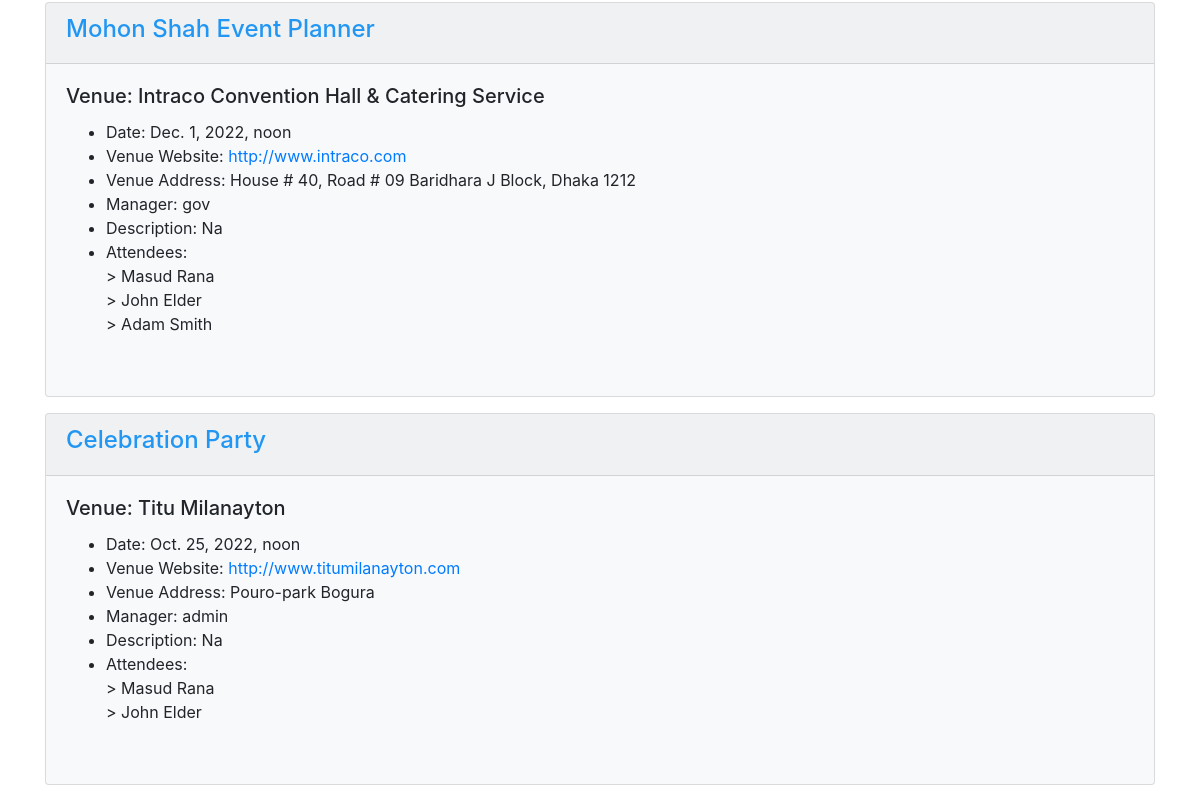
Page /events/ (lower part) on the earlier database version.
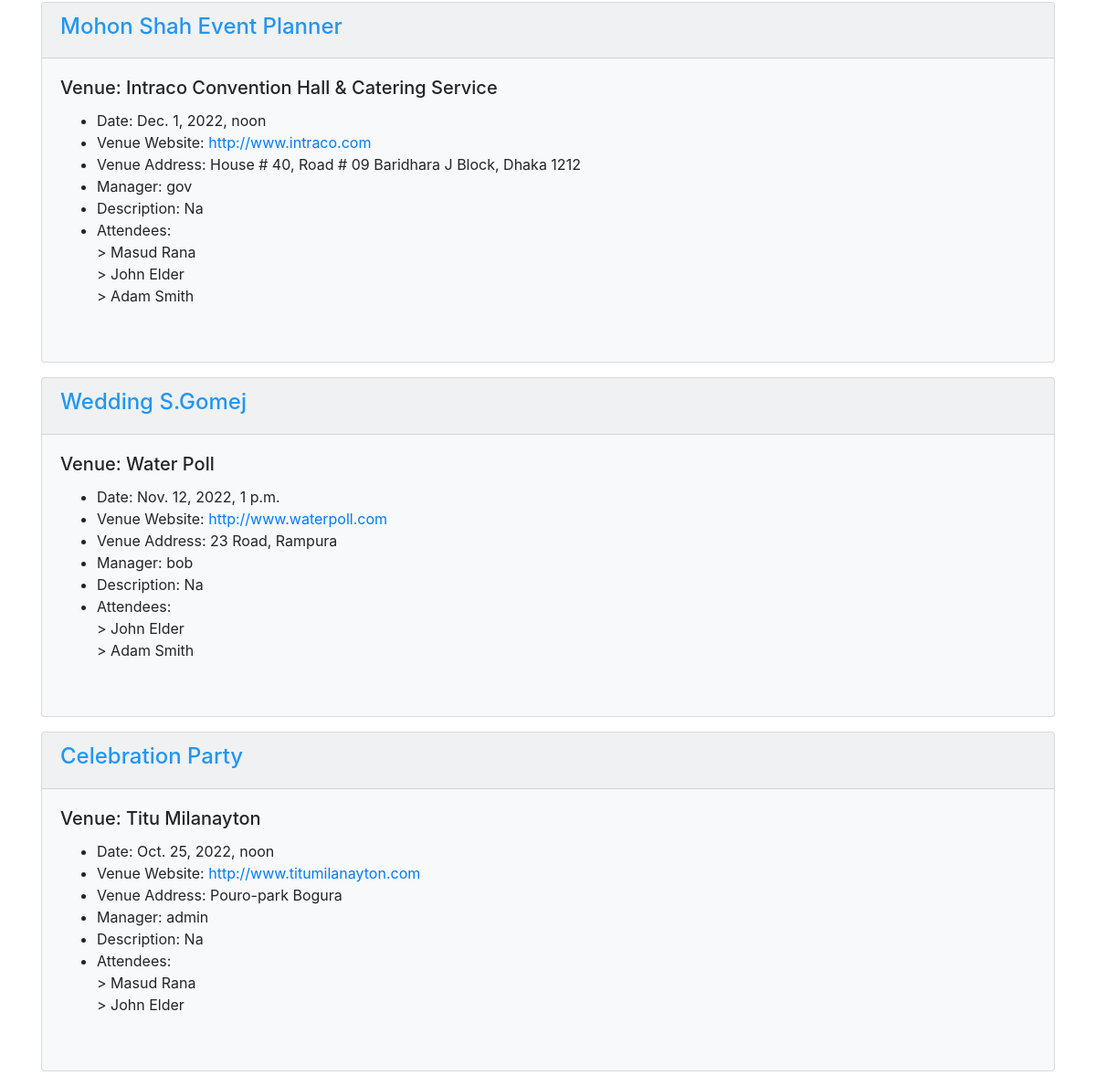
Same page on the later database version.
### events/models.py (models this page shows, shortened)
class Event(models.Model):
	name = models.CharField('Event name', max_length=120)
	event_date = models.DateTimeField('Event date')
	venue = models.ForeignKey(Venue, null=True, on_delete=models.CASCADE)
	manager = models.ForeignKey(User, blank=True,on_delete=models.CASCADE)
	description = models.TextField(blank=True)
	attendees = models.ManyToManyField(MyClubUser,blank=True)
	def __str__(self):
		return self.name

class Venue(models.Model):
	name = models.CharField('Venue name', max_length=120)
	address = models.CharField(max_length=300)
	zip_code = models.CharField('Zip Code',max_length=10,blank=True)
	phone = models.CharField('Contact phone',max_length=15,blank=True)
	web = models.URLField('Website address', blank=True)
	email = models.EmailField('Email address',blank=True)
	owner = models.PositiveIntegerField(verbose_name='Venue Owner', blank=False, default=1)
	def __str__(self):
		return self.name

class MyClubUser(models.Model):
	first_name = models.CharField(max_length=30)
	last_name = models.CharField(max_length=30)
	email = models.EmailField('User email')
	def __str__(self):
		return self.first_name + ' ' + self.last_name

### events/views.py (the view)
# urls.py: path('events/', views.all_events, name='list-events'),
def all_events(request):
	events = Event.objects.all().order_by('-event_date')
	return render(request, 'events/events_list.html', {'events':events})

### events/templates/events/events_list.html (shortened to what this page needs)
{% extends 'events/base.html' %}
    {% block content %}
      {% for event in events %}
      <div class="card bg-light mb-3">
  <div class="card-header" style="color:#2196f3;"> <strong> <h4>{{event | title}}</h4> </strong></div>
  <div class="card-body">
    <h5 class="card-title">Venue: {{event.venue | title}}</h5>
    <ul>
        <li>Date: {{event.event_date}}</li>
        <li>Venue Website: <a href="{{event.venue.web}}" target="_blank">{{event.venue.web}}</a> </li>
        <li>Venue Address: {{event.venue.address}}</li>
        <li>Manager: {{event.manager}}</li>
        <li>Description: {{event.description}}</li>
        <li>Attendees:<br/>
        {% for userattend in event.attendees.all %}
         > {{userattend}}<br>
        {% endfor %}
        </li>
      </ul>
        <br>
  </div>
</div>
      {% endfor %}
    {% endblock content %}

Differences in the rows shown:
added Event: name "Wedding S.Gomej", venue "Water Poll", event_date "Nov. 12, 2022, 1 p.m.", venue.web "http://www.waterpoll.com", venue.address "23 Road, Rampura", manager "bob", description "Na", MyClubUser (first_name+last_name "John Elder"), MyClubUser (first_name+last_name "Adam Smith")
